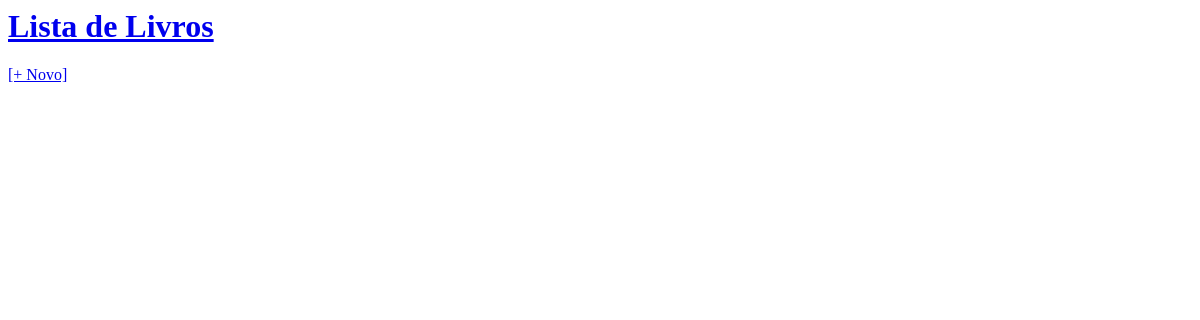
/livros/ (signed in), run on an earlier commit of the app's database.
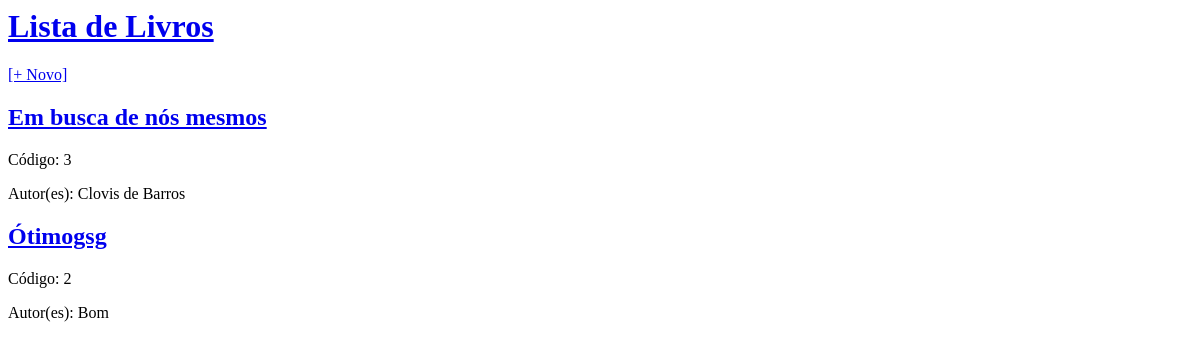
And on a later commit of the database.
### livros/models.py (models this page shows, shortened)
class Livro(models.Model):
    codigo = models.IntegerField()
    ISBN = models.CharField(max_length=50)
    titulo = models.CharField(max_length=100)
    autor = models.CharField(max_length=60)
    ano = models.IntegerField()
    editora = models.CharField(max_length=60)

### livros/views.py (the view)
# urls.py: path('', views.livro_list, name='livro_list'),
def livro_list(request):
    livros = Livro.objects.order_by('titulo')
    return render(request, 'livros/livro_list.html', {'livros': livros})

### livros/templates/livros/livro_list.html
{% extends 'livros/base.html' %}
{% block content %}
{% for livro in livros %}
  <div>
    <h2><a href="{% url 'livro_detail' pk=livro.pk %}">{{livro.titulo}} </a></h2>
    <p> Código: {{livro.codigo}} </p>
    <p> Autor(es): {{livro.autor|linebreaksbr}}</p>
  </div>
{% endfor %}
{% endblock %}

### livros/templates/livros/base.html (shortened to what this page needs)
{% load static %}
<html lang="en">
  <head>
  </head>
  <body>
    <div>
      <h1><a href="/livros">Lista de Livros</a></h1>
      {% if user.is_authenticated %}
        <a href="{% url 'livro_new' %}" class="top-menu">[+ Novo]</a>
      {% endif %}
    </div>
      {% block content %}
      {% endblock %}
  </body>
</html>

What changed in the data, as far as the page shows it:
added Livro: titulo "Em busca de nós mesmos", codigo "3", autor "Clovis de Barros"
added Livro: titulo "Ótimogsg", codigo "2", autor "Bom"
